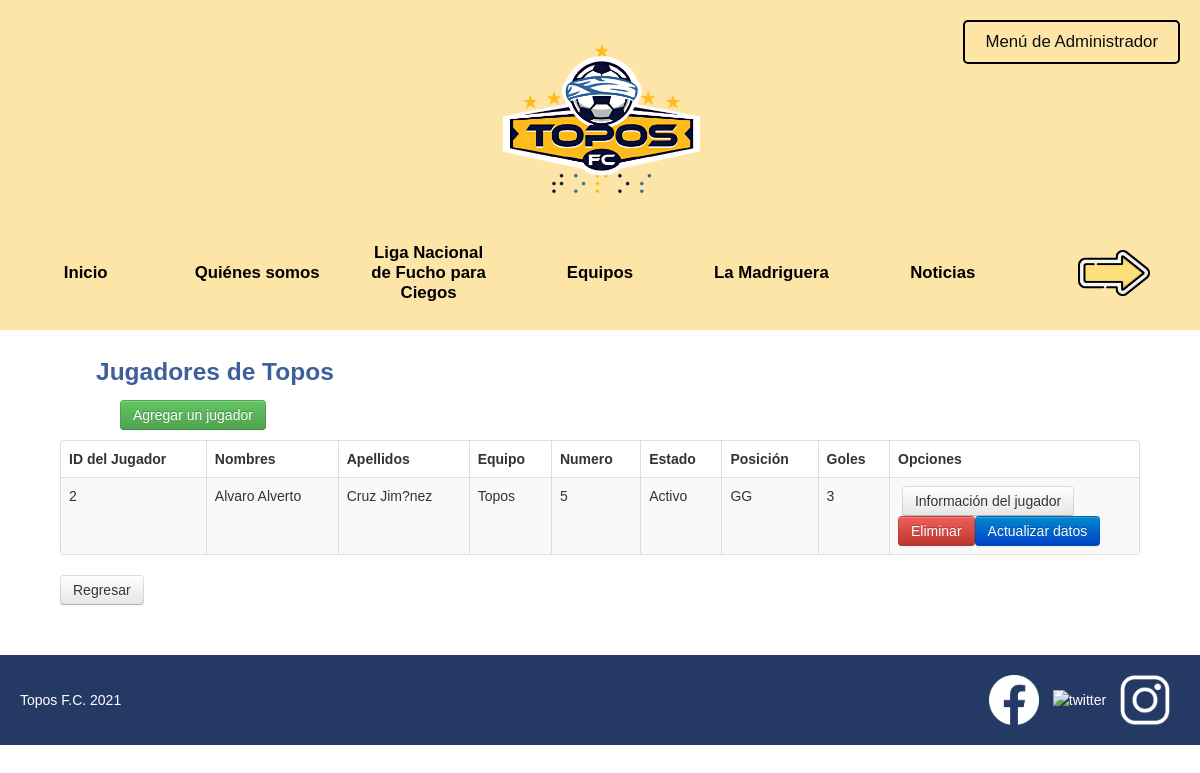
The app's page /jugadores.php?id=2 with its own data.
### tables this page shows
CREATE TABLE `topos_equipo` (
  `idEquipo` int(11) NOT NULL,
  `nombre` varchar(40) NOT NULL,
  `creacion` year(4) NOT NULL,
  `goles_totales` int(2) NOT NULL,
  `partidos_totales` int(2) NOT NULL,
  `partidos_ganados` int(2) NOT NULL,
  `partidos_empatados` int(2) NOT NULL,
  `partidos_perdidos` int(2) NOT NULL,
  `puntos_extras` int(2) NOT NULL,
  `logo` varchar(500) NOT NULL,
  `idLiga` int(1) DEFAULT NULL
);

CREATE TABLE `topos_jugador` (
  `idJugador` int(11) NOT NULL,
  `nombres` varchar(40) NOT NULL,
  `apellidos` varchar(40) NOT NULL,
  `idEquipo` int(11) NOT NULL,
  `estado` varchar(20) NOT NULL,
  `numero` int(2) NOT NULL,
  `posicion` varchar(25) NOT NULL,
  `goles` int(2) NOT NULL
);

### jugadores.php (the view, shortened to what this page needs)
<!DOCTYPE html>
<html lang="en">
<head>
    <link href="../css/bootstrap.min.css" rel="stylesheet">
    <link rel="stylesheet" href="css/style.css">
</head>
<body>
<div class="container clearfix et_menu_container">
    <nav class="navbar_container">
        <div class="header_top">
            <div class="imagen_navbar">
                <?php
                $pdo = Database::connect();
                $team_id = isset($_GET['id']) ? $_GET['id'] : null;
                $logo_url = 'images/topos_logo.png';
                if ($team_id) {
                    $sql_logo = "SELECT logo FROM topos_equipo WHERE idEquipo = ?";
                    $stmt_logo = $pdo->prepare($sql_logo);
                    $stmt_logo->execute([$team_id]);
                    $logo_url = $stmt_logo->fetchColumn() ?: $logo_url;
                }
                echo '<img src="' . htmlspecialchars($logo_url) . '" alt="Logo del equipo" onerror="setDefaultImage(this)">';
                ?>
            </div>
            <div class="iniciar_sesion">
                <a href="admin.php">Menú de Administrador</a>
            </div>
        </div>
        <br>
        <div class="lista seccion1">
            <ul>
                <li><a href="https://toposfc.org/">Inicio</a></li>
                <li><a href="https://toposfc.org/quienes-somos/">Quiénes somos</a></li>
                <li><a href="https://toposfc.org/liga-nacional-de-futbol-para-ciegos/">Liga Nacional de Fucho para Ciegos</a></li>
                <li><a href="https://toposfc.org/equipos/">Equipos</a></li>
                <li><a href="https://toposfc.org/cdc_la_madriguera/">La Madriguera</a></li>
                <li><a href="https://toposfc.org/noticias/">Noticias</a></li>
                <li class="flecha"><a href="#seccion2"><img src="images/flecha_abajo.png" alt="Cambio de menú"></a></li>
            </ul>
        </div>
    </nav>
</div>
<div id="divInicial">
<div class="container">
    <div class="bootstrap-section">
    <div class="row">
        <?php
        $team_name = '';
        if ($team_id) {
            $sql_team = "SELECT nombre FROM topos_equipo WHERE idEquipo = ?";
            $stmt_team = $pdo->prepare($sql_team);
            $stmt_team->execute([$team_id]);
            $team_name = $stmt_team->fetchColumn();
        }
        echo '<h3>Jugadores de ' . htmlspecialchars($team_name) . '</h3>';
        ?>
        <br>
    </div>
    <div class="row">
        <p>
            <a href="#" class="btn btn-success" onclick="openAddPlayerModal(<?php echo htmlspecialchars($team_id); ?>)">Agregar un jugador</a>
        </p>
        <table class="table table-striped table-bordered">
            <thead>
            <tr>
                <th>ID del Jugador</th>
                <th>Nombres</th>
                <th>Apellidos</th>
                <th>Equipo</th>
                <th>Numero</th>
                <th>Estado</th>
                <th>Posición</th>
                <th>Goles</th>
                <th>Opciones</th>
            </tr>
            </thead>
            <tbody>
            <?php
            $sql = "SELECT j.idJugador, j.nombres, j.apellidos, e.nombre AS nombre_equipo, j.numero, j.estado, j.posicion, j.goles
                FROM topos_jugador j
                INNER JOIN topos_equipo e ON j.idEquipo = e.idEquipo
                WHERE j.idEquipo = ?";
            $stmt = $pdo->prepare($sql);
            $stmt->execute([$team_id]);
            foreach ($stmt as $row) {
                echo '<tr>';
                echo '<td>'. htmlspecialchars($row['idJugador']) . '</td>';
                echo '<td>'. htmlspecialchars($row['nombres']) . '</td>';
                echo '<td>'. htmlspecialchars($row['apellidos']) . '</td>';
                echo '<td>'. htmlspecialchars($row['nombre_equipo']) . '</td>';
                echo '<td>'. htmlspecialchars($row['numero']) . '</td>';
                echo '<td>'. htmlspecialchars($row['estado']) . '</td>';
                echo '<td>'. htmlspecialchars($row['posicion']) . '</td>';
                echo '<td>'. htmlspecialchars($row['goles']) . '</td>';
                echo '<td width=250>';
                echo '<a class="btn" href="#" onclick="openShowPlayerModal('.htmlspecialchars($row['idJugador']).')">Información del jugador</a>';
                echo '<a class="btn btn-danger" href="deleteJugadores.php?id='.htmlspecialchars($row['idJugador']).'">Eliminar</a>';
                echo '<a class="btn btn-primary" href="#" onclick="openUpdatePlayerModal('.htmlspecialchars($row['idJugador']).')">Actualizar datos</a>';
                echo '</tr>';
            }
            ?>
            </tbody>
        </table>
        <a class="btn" href="admin.php">Regresar</a>
    </div>
    </div>
</div>
</div>
<footer class="footer">
    <div class="left-content">Topos F.C. 2021</div>
    <div class="right-content">
        <img src="images/facebook-icon-white-png.png" alt="facebook">
        <img src="images/twitter_logo_thin_icon_171449.png" alt="twitter">
        <img src="images/IG-white-instagram-logo-transparent-background-7740.png" alt="instagram">
    </div>
</footer>
</body>
</html>

### css/style.css (style rules this page uses)
* { margin: 0; padding: 0; box-sizing: border-box; }
html, body { overflow-x: hidden; }
body { background-color: #FFFFFF; font-family: 'Allerta', Helvetica, Arial, Lucida, sans-serif; }
h1, h2, h3, h4 { color: #3D5F9C; font-family: 'Allerta', Helvetica, Arial, Lucida, sans-serif; padding-left: 3vw; padding-right: 3vw; padding-bottom: 1px; }
p { text-align: justify; padding-left: 5vw; padding-right: 5vw; }
a { font-style: inherit; padding-left: 5vw; padding-right: 5vw; }
ul { list-style-type: disc; padding-left: 5vw; padding-right: 5vw; }
.container { position: relative; width: 100%; }
.row { padding-left: 60px; }
.navbar_container { background-color: #fde5a7; width: 100vw; padding: 10px 0; display: flex; flex-direction: column; align-items: center; position: relative; }
.header_top { width: 100%; display: flex; justify-content: center; align-items: center; position: relative; padding: 10px; }
.iniciar_sesion { font-size: 1.2em; padding: 10px 20px; cursor: pointer; border: 2px solid #000; border-radius: 5px; transition: background-color 0.3s, transform 0.3s, color 0.3s; position: absolute; right: 20px; top: 10px; }
.iniciar_sesion a { font-style: normal; padding-left: 0; padding-right: 0; text-decoration: none; color: #0e0e0e; }
.imagen_navbar { text-align: center; width: 100%; }
.imagen_navbar img { max-height: 200px; }
.lista { width: 100%; text-align: center; transition: opacity 0.5s ease-in-out, transform 0.5s ease-in-out; opacity: 0; transform: translateY(-20px); display: none; justify-content: space-around; align-items: center; height: 70px; }
.lista.active { display: flex; animation: fadeIn 0.5s ease-in-out forwards; }
nav ul { list-style-type: none; padding: 0; margin: 0; display: flex; justify-content: space-around; align-items: center; width: 100%; }
nav ul li { margin: 0 10px; text-align: center; max-width: 150px; white-space: pre-wrap; flex: 1; }
nav ul li a { text-decoration: none; color: black; padding: 10px; font-size: 1.2em; font-weight: bold; transition: color 0.3s, transform 0.3s; display: inline-block; line-height: 1.2em; margin-bottom: 2vw; }
nav ul li.flecha a { font-size: 1.5em; }
.footer { background-color: #243964; color: white; padding: 20px; display: flex; width: 100%; margin-top: 50px; justify-content: space-between; align-items: center; }
.left-content { flex: 1; }
.right-content img { width: 50px; height: auto; margin-right: 10px; }
.flecha img { width: 6vw; height: auto; }
.reservation-wrapper h1, h2, h3, h4 { padding-top: 10px; padding-left: 3vw; padding-right: 0vw; padding-bottom: 1vw; margin-top: 1vw; margin-bottom: -2vw; text-align: left; }
#divInicial { padding-left: 20px; padding-right: 60px; }

### records on screen
topos_equipo: nombre "Topos"
topos_jugador: idJugador "2", nombres "Alvaro Alverto", apellidos "Cruz Jim?nez", idEquipo.nombre "Topos", numero "5", estado "Activo", posicion "GG", goles "3"
